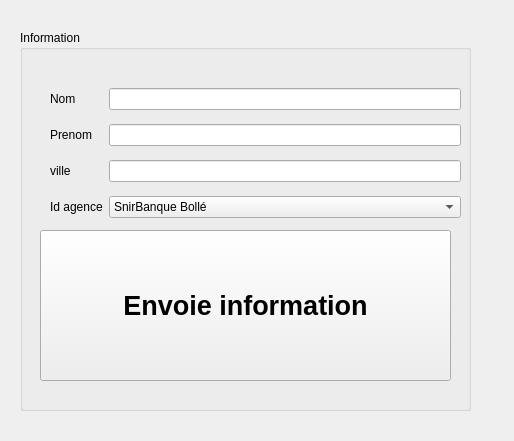
<?xml version="1.0" encoding="UTF-8"?>
<ui version="4.0">
 <class>Info</class>
 <widget class="QWidget" name="Info">
  <property name="geometry">
   <rect>
    <x>0</x>
    <y>0</y>
    <width>514</width>
    <height>441</height>
   </rect>
  </property>
  <property name="windowTitle">
   <string>Form</string>
  </property>
  <widget class="QGroupBox" name="groupBox">
   <property name="geometry">
    <rect>
     <x>20</x>
     <y>30</y>
     <width>451</width>
     <height>381</height>
    </rect>
   </property>
   <property name="title">
    <string>Information</string>
   </property>
   <widget class="QWidget" name="gridLayoutWidget">
    <property name="geometry">
     <rect>
      <x>30</x>
      <y>50</y>
      <width>411</width>
      <height>146</height>
     </rect>
    </property>
    <layout class="QGridLayout" name="gridLayout">
     <item row="3" column="2">
      <widget class="QComboBox" name="comboBoxidAgance">
       <item>
        <property name="text">
         <string>SnirBanque Bollé</string>
        </property>
       </item>
       <item>
        <property name="text">
         <string>SnirBanque République</string>
        </property>
       </item>
       <item>
        <property name="text">
         <string>SnitBanque Arnage</string>
        </property>
       </item>
      </widget>
     </item>
     <item row="2" column="0">
      <widget class="QLabel" name="label">
       <property name="text">
        <string>ville</string>
       </property>
      </widget>
     </item>
     <item row="1" column="2">
      <widget class="QLineEdit" name="lineEditPrenom"/>
     </item>
     <item row="1" column="0">
      <widget class="QLabel" name="label_3">
       <property name="text">
        <string>Prenom</string>
       </property>
      </widget>
     </item>
     <item row="0" column="0">
      <widget class="QLabel" name="label_2">
       <property name="text">
        <string>Nom</string>
       </property>
      </widget>
     </item>
     <item row="0" column="2">
      <widget class="QLineEdit" name="lineEditNom"/>
     </item>
     <item row="3" column="0">
      <widget class="QLabel" name="label_4">
       <property name="text">
        <string>Id agence</string>
       </property>
      </widget>
     </item>
     <item row="2" column="2">
      <widget class="QLineEdit" name="lineEditVille"/>
     </item>
    </layout>
   </widget>
   <widget class="QPushButton" name="pushButton">
    <property name="geometry">
     <rect>
      <x>20</x>
      <y>200</y>
      <width>411</width>
      <height>151</height>
     </rect>
    </property>
    <property name="font">
     <font>
      <pointsize>20</pointsize>
      <weight>75</weight>
      <bold>true</bold>
      <strikeout>false</strikeout>
     </font>
    </property>
    <property name="text">
     <string>Envoie information</string>
    </property>
   </widget>
  </widget>
 </widget>
 <resources/>
 <connections/>
</ui>
